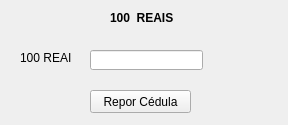
<?xml version="1.0" encoding="UTF-8"?>
<ui version="4.0">
 <class>MainWindow</class>
 <widget class="QMainWindow" name="MainWindow">
  <property name="geometry">
   <rect>
    <x>0</x>
    <y>0</y>
    <width>288</width>
    <height>125</height>
   </rect>
  </property>
  <property name="windowTitle">
   <string>MainWindow</string>
  </property>
  <widget class="QWidget" name="centralwidget">
   <widget class="QLabel" name="lb_cedulasDisponiveis_2">
    <property name="geometry">
     <rect>
      <x>110</x>
      <y>10</y>
      <width>71</width>
      <height>16</height>
     </rect>
    </property>
    <property name="font">
     <font>
      <pointsize>9</pointsize>
      <weight>75</weight>
      <bold>true</bold>
     </font>
    </property>
    <property name="text">
     <string>100  REAIS</string>
    </property>
   </widget>
   <widget class="QLabel" name="lb_100reais">
    <property name="geometry">
     <rect>
      <x>20</x>
      <y>50</y>
      <width>51</width>
      <height>16</height>
     </rect>
    </property>
    <property name="text">
     <string>100 REAIS</string>
    </property>
   </widget>
   <widget class="QPushButton" name="pb_addCedula">
    <property name="geometry">
     <rect>
      <x>90</x>
      <y>90</y>
      <width>101</width>
      <height>23</height>
     </rect>
    </property>
    <property name="text">
     <string>Repor Cédula</string>
    </property>
   </widget>
   <widget class="QLineEdit" name="le_repor100">
    <property name="geometry">
     <rect>
      <x>90</x>
      <y>50</y>
      <width>113</width>
      <height>20</height>
     </rect>
    </property>
   </widget>
  </widget>
 </widget>
 <resources/>
 <connections/>
</ui>
